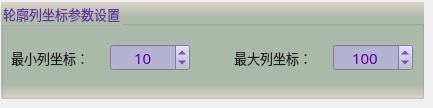
        <widget class="QWidget" name="page_9">
         <widget class="QGroupBox" name="groupParam_9">
          <property name="geometry">
           <rect>
            <x>1</x>
            <y>2</y>
            <width>423</width>
            <height>97</height>
           </rect>
          </property>
          <property name="font">
           <font>
            <family>微软雅黑</family>
            <pointsize>10</pointsize>
           </font>
          </property>
          <property name="styleSheet">
           <string notr="true">background-color: qlineargradient(x1:0, y1:0, x2:0, y2:1, stop:0 #dfd5cf, stop: 0.15 #acbbac, stop: 0.85 #acbbac,stop:1 #dfd5cf);
color: rgb(105, 50, 155);</string>
          </property>
          <property name="title">
           <string>轮廓列坐标参数设置</string>
          </property>
          <widget class="QSpinBox" name="spinMaxColumn">
           <property name="geometry">
            <rect>
             <x>332</x>
             <y>42</y>
             <width>80</width>
             <height>27</height>
            </rect>
           </property>
           <property name="font">
            <font>
             <family>微软雅黑</family>
             <pointsize>11</pointsize>
            </font>
           </property>
           <property name="styleSheet">
            <string notr="true">QWidget{color: rgb(85, 0, 155);background-color: rgb(180, 180, 210);}
QSpinBox::up-button{
    border:transparent;
}
QSpinBox::down-button{
    border:transparent;
}
QSpinBox::up-arrow{
    image:url(:/resource/up.png);
}
QSpinBox::down-arrow{
    image:url(:/resource/down.png);
}</string>
           </property>
           <property name="alignment">
            <set>Qt::AlignCenter</set>
           </property>
           <property name="minimum">
            <number>1</number>
           </property>
           <property name="maximum">
            <number>20000</number>
           </property>
           <property name="value">
            <number>100</number>
           </property>
          </widget>
          <widget class="QLabel" name="label_28">
           <property name="geometry">
            <rect>
             <x>10</x>
             <y>46</y>
             <width>95</width>
             <height>19</height>
            </rect>
           </property>
           <property name="font">
            <font>
             <family>微软雅黑</family>
             <pointsize>10</pointsize>
             <weight>50</weight>
             <bold>false</bold>
            </font>
           </property>
           <property name="styleSheet">
            <string notr="true">color: rgb(30, 30, 30);
background: transparent;</string>
           </property>
           <property name="text">
            <string>最小列坐标：</string>
           </property>
          </widget>
          <widget class="QSpinBox" name="spinMinColumn">
           <property name="geometry">
            <rect>
             <x>109</x>
             <y>42</y>
             <width>80</width>
             <height>27</height>
            </rect>
           </property>
           <property name="font">
            <font>
             <family>微软雅黑</family>
             <pointsize>11</pointsize>
            </font>
           </property>
           <property name="styleSheet">
            <string notr="true">QWidget{color: rgb(85, 0, 155);background-color: rgb(180, 180, 210);}
QSpinBox::up-button{
    border:transparent;
}
QSpinBox::down-button{
    border:transparent;
}
QSpinBox::up-arrow{
    image:url(:/resource/up.png);
}
QSpinBox::down-arrow{
    image:url(:/resource/down.png);
}</string>
           </property>
           <property name="alignment">
            <set>Qt::AlignCenter</set>
           </property>
           <property name="minimum">
            <number>0</number>
           </property>
           <property name="maximum">
            <number>10000</number>
           </property>
           <property name="value">
            <number>10</number>
           </property>
          </widget>
          <widget class="QLabel" name="label_29">
           <property name="geometry">
            <rect>
             <x>233</x>
             <y>46</y>
             <width>95</width>
             <height>19</height>
            </rect>
           </property>
           <property name="font">
            <font>
             <family>微软雅黑</family>
             <pointsize>10</pointsize>
             <weight>50</weight>
             <bold>false</bold>
            </font>
           </property>
           <property name="styleSheet">
            <string notr="true">color: rgb(30, 30, 30);
background: transparent;</string>
           </property>
           <property name="text">
            <string>最大列坐标：</string>
           </property>
          </widget>
         </widget>
        </widget>
